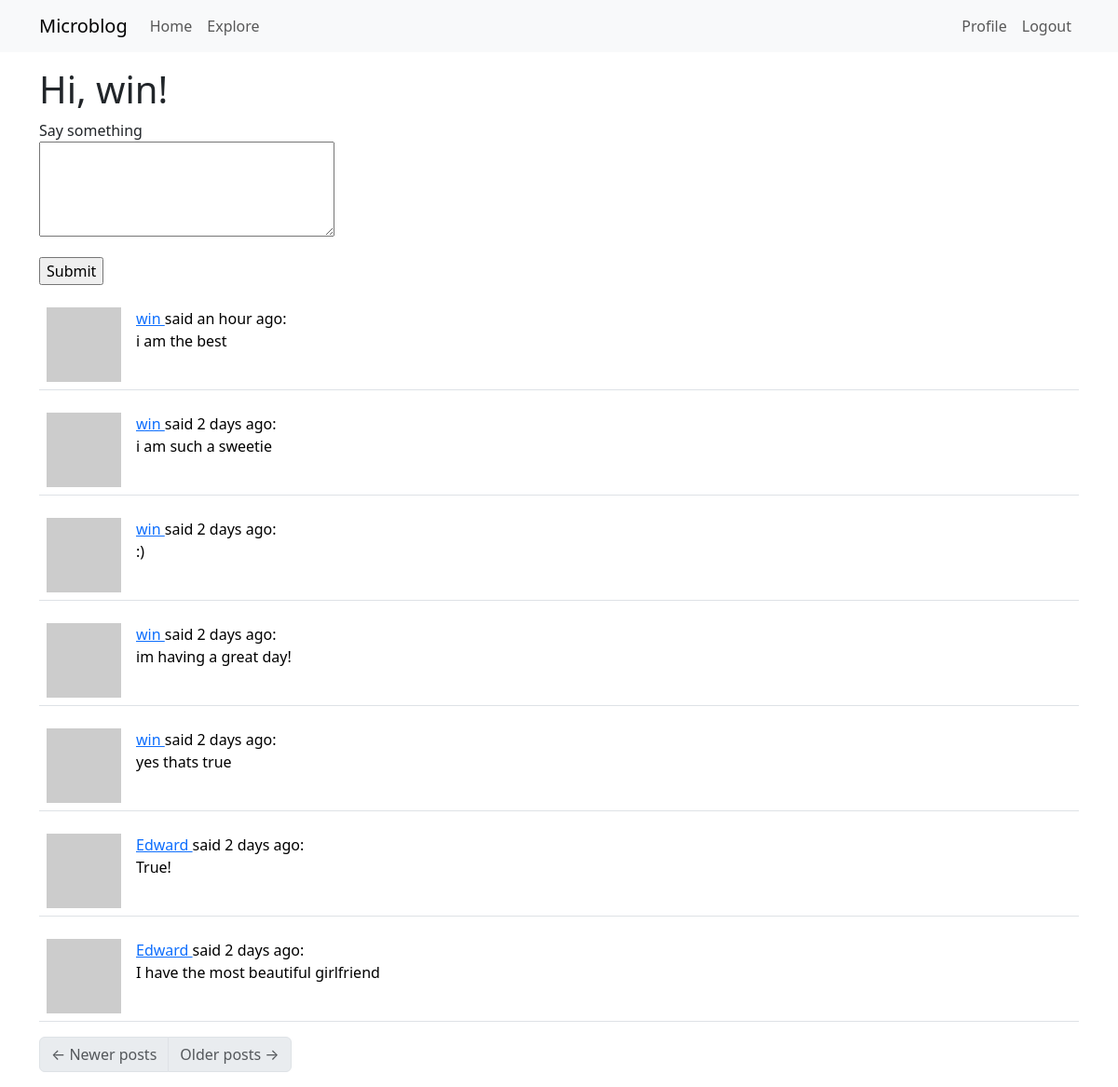
The page /index (signed in) on the database its author committed.
### app/models.py (models this page shows, shortened)
class User(UserMixin, db.Model):
    id: so.Mapped[int] = so.mapped_column(primary_key=True)
    username: so.Mapped[str] = so.mapped_column(sa.String(64), index=True, unique=True)
    email: so.Mapped[str] = so.mapped_column(sa.String(120), index=True, unique=True)
    password_hash: so.Mapped[Optional[str]] = so.mapped_column(sa.String(256))
    posts: so.WriteOnlyMapped['Post'] = so.relationship(back_populates='author')
    about_me: so.Mapped[Optional[str]] = so.mapped_column(sa.String(140))
    last_seen: so.Mapped[Optional[datetime]] = so.mapped_column(default=lambda: datetime.now(timezone.utc))
    following: so.WriteOnlyMapped['User'] = so.relationship(
        secondary=followers, primaryjoin=(followers.c.follower_id == id),
        secondaryjoin=(followers.c.followed_id == id),
        back_populates='followers')
    followers: so.WriteOnlyMapped['User'] = so.relationship(
        secondary=followers, primaryjoin=(followers.c.followed_id == id),
        secondaryjoin=(followers.c.follower_id == id),
        back_populates='following')
    def avatar(self, size):
        digest = md5(self.email.lower().encode('utf-8')).hexdigest()
        return f'https://www.gravatar.com/avatar/{digest}?d=identicon&s={size}'
    def following_posts(self):
        Author = so.aliased(User)
        Follower = so.aliased(User)
        return (
            sa.select(Post)
            .join(Post.author.of_type(Author))
            .join(Author.followers.of_type(Follower), isouter=True)
            .where(sa.or_(
                Follower.id == self.id,
                Author.id == self.id,
            ))
            .group_by(Post)
            .order_by(Post.timestamp.desc())
        )

class Post(db.Model):
    id: so.Mapped[int] = so.mapped_column(primary_key=True)
    body: so.Mapped[str] = so.mapped_column(sa.String(140))
    timestamp: so.Mapped[datetime] = so.mapped_column(
        index=True, default=lambda: datetime.now(timezone.utc))
    user_id: so.Mapped[int] = so.mapped_column(sa.ForeignKey(User.id),
                                               index=True)
    author: so.Mapped[User] = so.relationship(back_populates='posts')

### app/routes.py (the view)
@app.route('/', methods=['GET', 'POST'])
@app.route('/index', methods=['GET', 'POST'])
@login_required
def index():
    form = PostForm()
    if form.validate_on_submit():
        post = Post(body=form.post.data, author=current_user)
        db.session.add(post)
        db.session.commit()
        flash('Your post is now live!')
        return redirect(url_for('index'))
    page = request.args.get('page', 1, type=int)
    posts = db.paginate(current_user.following_posts(), page=page,
                        per_page=app.config['POSTS_PER_PAGE'], error_out=False)
    next_url = url_for('index', page=posts.next_num) \
        if posts.has_next else None
    prev_url = url_for('index', page=posts.prev_num) \
        if posts.has_prev else None
    return render_template('index.html', title='Home', form=form,
                           posts=posts.items, next_url=next_url,
                           prev_url=prev_url)

### app/forms.py
class PostForm(FlaskForm):
    post = TextAreaField('Say something', validators=[
        DataRequired(), Length(min=1, max=140)])
    submit = SubmitField('Submit')

### app/models.py (called while the page is built)
@login.user_loader
def load_user(id):
    return db.session.get(User, int(id))

### app/routes.py (called while the page is built)
@app.before_request
def before_request():
    if current_user.is_authenticated:
        current_user.last_seen = datetime.now(timezone.utc)
        db.session.commit()

### app/templates/index.html (shortened to what this page needs)
{% extends "base.html" %}
{% block content %}
    <h1>Hi, {{ current_user.username }}!</h1>
    {% if form %}
    <form action="" method="post">
        <p>
            {{ form.post.label }}<br>
            {{ form.post(cols=32, rows=4) }}<br>
        </p>
        <p>{{ form.submit() }}</p>
    </form>
    {% endif %}
    {% for post in posts %}
        {% include '_post.html' %}
    {% endfor %}
    <nav aria-label="Post navigation">
        <ul class="pagination">
            <li class="page-item{% if not prev_url %} disabled{% endif %}">
                <a class="page-link" href="{{ prev_url }}">
                    <span aria-hidden="true">&larr;</span> Newer posts
                </a>
            </li>
            <li class="page-item{% if not next_url %} disabled{% endif %}">
                <a class="page-link" href="{{ next_url }}">
                    Older posts <span aria-hidden="true">&rarr;</span>
                </a>
            </li>
        </ul>
    </nav>
{% endblock %}

### app/templates/_post.html
<table class="table table-hover">
    <tr>
        <td width="70px">
            <a href="{{ url_for('user', username=post.author.username) }}">
                <img src="{{ post.author.avatar(70) }}" />
            </a>
        </td>
        <td>
            <a href="{{ url_for('user', username=post.author.username) }}">
                {{ post.author.username }}
            </a>
            said {{ moment(post.timestamp).fromNow() }}:
            <br>
            {{ post.body }}
        </td>
    </tr>
</table>

### rows shown on the page
User: username "win"
Post: author.username "win", timestamp "an hour ago", body "i am the best"
Post: author.username "win", timestamp "2 days ago", body "i am such a sweetie"
Post: author.username "win", timestamp "2 days ago", body ":)"
Post: author.username "win", timestamp "2 days ago", body "im having a great day!"
Post: author.username "win", timestamp "2 days ago", body "yes thats true"
Post: author.username "Edward", timestamp "2 days ago", body "True!"
Post: author.username "Edward", timestamp "2 days ago", body "I have the most beautiful girlfriend"
